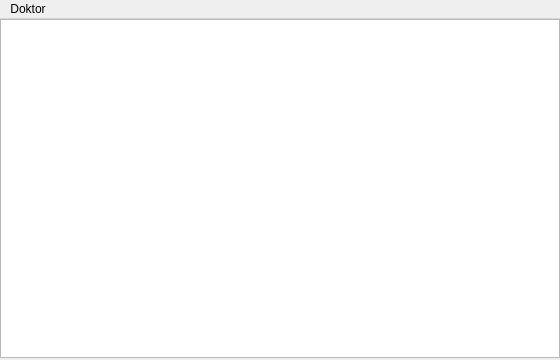
<?xml version="1.0" encoding="UTF-8"?>
<ui version="4.0">
 <class>MainWindow</class>
 <widget class="QMainWindow" name="MainWindow">
  <property name="geometry">
   <rect>
    <x>0</x>
    <y>0</y>
    <width>560</width>
    <height>360</height>
   </rect>
  </property>
  <property name="windowTitle">
   <string>Doktorlar</string>
  </property>
  <widget class="QWidget" name="centralwidget">
   <widget class="QTableView" name="tableView">
    <property name="geometry">
     <rect>
      <x>0</x>
      <y>0</y>
      <width>560</width>
      <height>339</height>
     </rect>
    </property>
   </widget>
  </widget>
  <widget class="QMenuBar" name="menubar">
   <property name="geometry">
    <rect>
     <x>0</x>
     <y>0</y>
     <width>560</width>
     <height>21</height>
    </rect>
   </property>
   <widget class="QMenu" name="menuDoktor">
    <property name="title">
     <string>Doktor</string>
    </property>
    <addaction name="actionEkle"/>
    <addaction name="separator"/>
    <addaction name="actionDuzenle"/>
    <addaction name="actionRandevu_Tarihi_Ekle"/>
    <addaction name="actionViewAppointments"/>
    <addaction name="actionSil"/>
   </widget>
   <addaction name="menuDoktor"/>
  </widget>
  <action name="actionEkle">
   <property name="text">
    <string>Ekle</string>
   </property>
  </action>
  <action name="actionDuzenle">
   <property name="text">
    <string>Düzenle</string>
   </property>
  </action>
  <action name="actionSil">
   <property name="text">
    <string>Sil</string>
   </property>
  </action>
  <action name="actionEkle">
   <property name="text">
    <string>Ekle</string>
   </property>
   <property name="shortcut">
    <string>Ctrl+E</string>
   </property>
  </action>
  <action name="actionDuzenle">
   <property name="text">
    <string>Düzenle</string>
   </property>
   <property name="shortcut">
    <string>Ctrl+D</string>
   </property>
  </action>
  <action name="actionRandevu_Tarihi_Ekle">
   <property name="text">
    <string>Randevu Tarihi Ekle</string>
   </property>
   <property name="shortcut">
    <string>Ctrl+T</string>
   </property>
  </action>
  <action name="actionSil">
   <property name="text">
    <string>Sil</string>
   </property>
   <property name="shortcut">
    <string>Ctrl+S</string>
   </property>
  </action>
  <action name="actionViewAppointments">
   <property name="text">
    <string>Randevuları Görüntüle</string>
   </property>
   <property name="shortcut">
    <string>Ctrl+G</string>
   </property>
  </action>
 </widget>
 <resources/>
 <connections/>
</ui>
